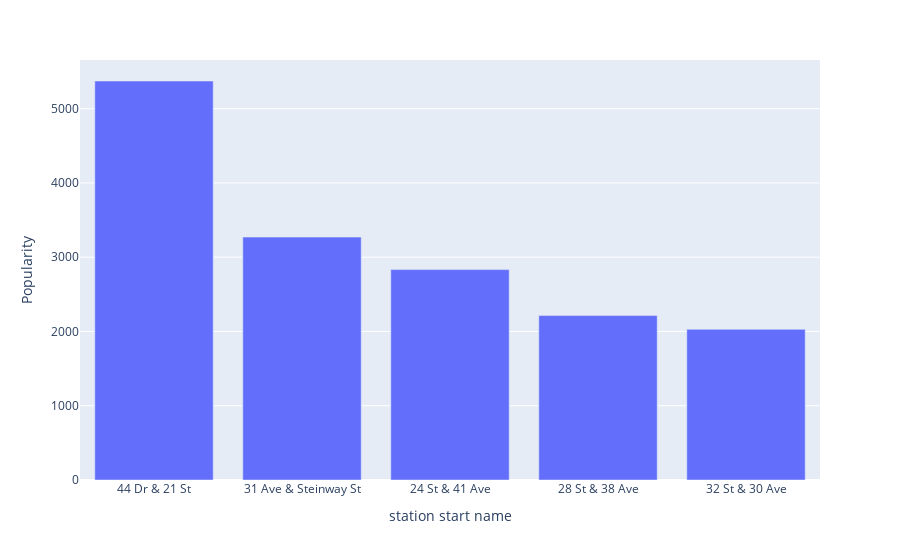

The cell this chart's notebook holds for it:
### Code cell
# queens start pre 
px.bar(prezip.loc[(prezip.start_boro == 'Queens')][['start_name','Popularity']].value_counts().to_frame().reset_index().sort_values(by='Popularity', ascending=False).head(), x= 'start_name',y='Popularity', labels ={'start_name':'station start name'})

### Figure 1 — Plotly figure (JSON) as saved in the notebook; plotly's stock layout.template omitted (floating-point values rounded to 4 significant figures)
{"data": [{"alignmentgroup": "True", "hovertemplate": "station start name=%{x}<br>Popularity=%{y}<extra></extra>", "legendgroup": "", "marker": {"color": "#636efa", "pattern": {"shape": ""}}, "name": "", "offsetgroup": "", "orientation": "v", "showlegend": false, "textposition": "auto", "type": "bar", "x": ["44 Dr & 21 St", "31 Ave & Steinway St", "24 St & 41 Ave", "28 St & 38 Ave", "32 St & 30 Ave"], "xaxis": "x", "y": [5373, 3271, 2833, 2214, 2029], "yaxis": "y"}], "layout": {"barmode": "relative", "legend": {"tracegroupgap": 0}, "margin": {"t": 60}, "xaxis": {"anchor": "y", "domain": [0, 1], "title": {"text": "station start name"}}, "yaxis": {"anchor": "x", "domain": [0, 1], "title": {"text": "Popularity"}}}}
